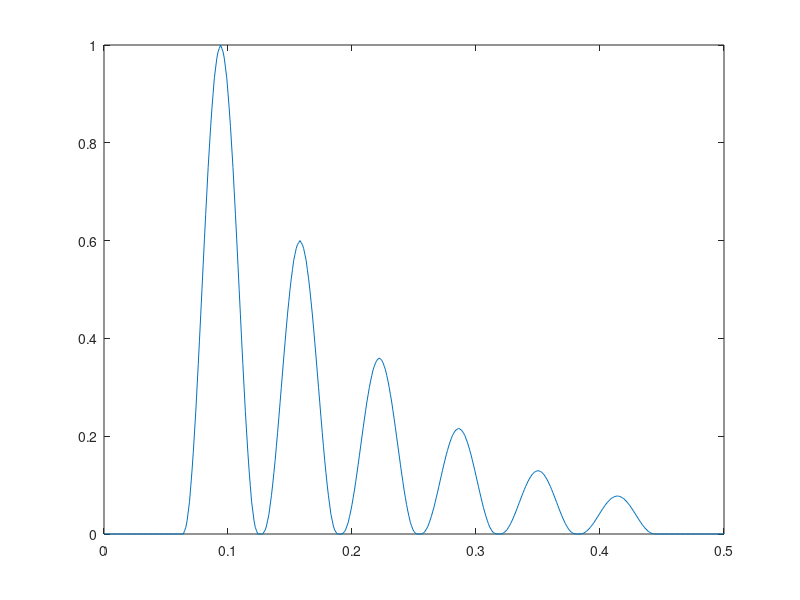
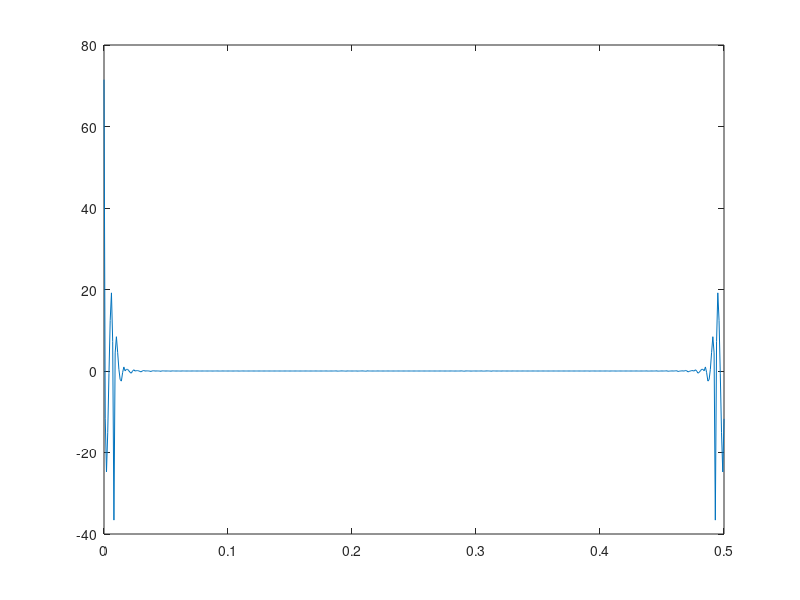

MATLAB code for these plots, in order:
close all
clc
Fs0 = 400;
tau = 60e-3;
t0 = 0:1/Fs0:tau;
s0 = sin(pi*t0/tau).^2;
Fs = 1e3;
t = 0:1/Fs:0.5;
d = (1:6)' * 64e-3;
d(:,2) = 0.6.^(0:5)';
y = pulstran(t, d, s0, Fs0);
g = figure();
plot(t,y)
FFT = fft(y);
s = figure();
plot(t(1:501), FFT(1:501))

saveas(g,'../fig/graph8_2','png');
saveas(s,'../fig/spec8_2','png');